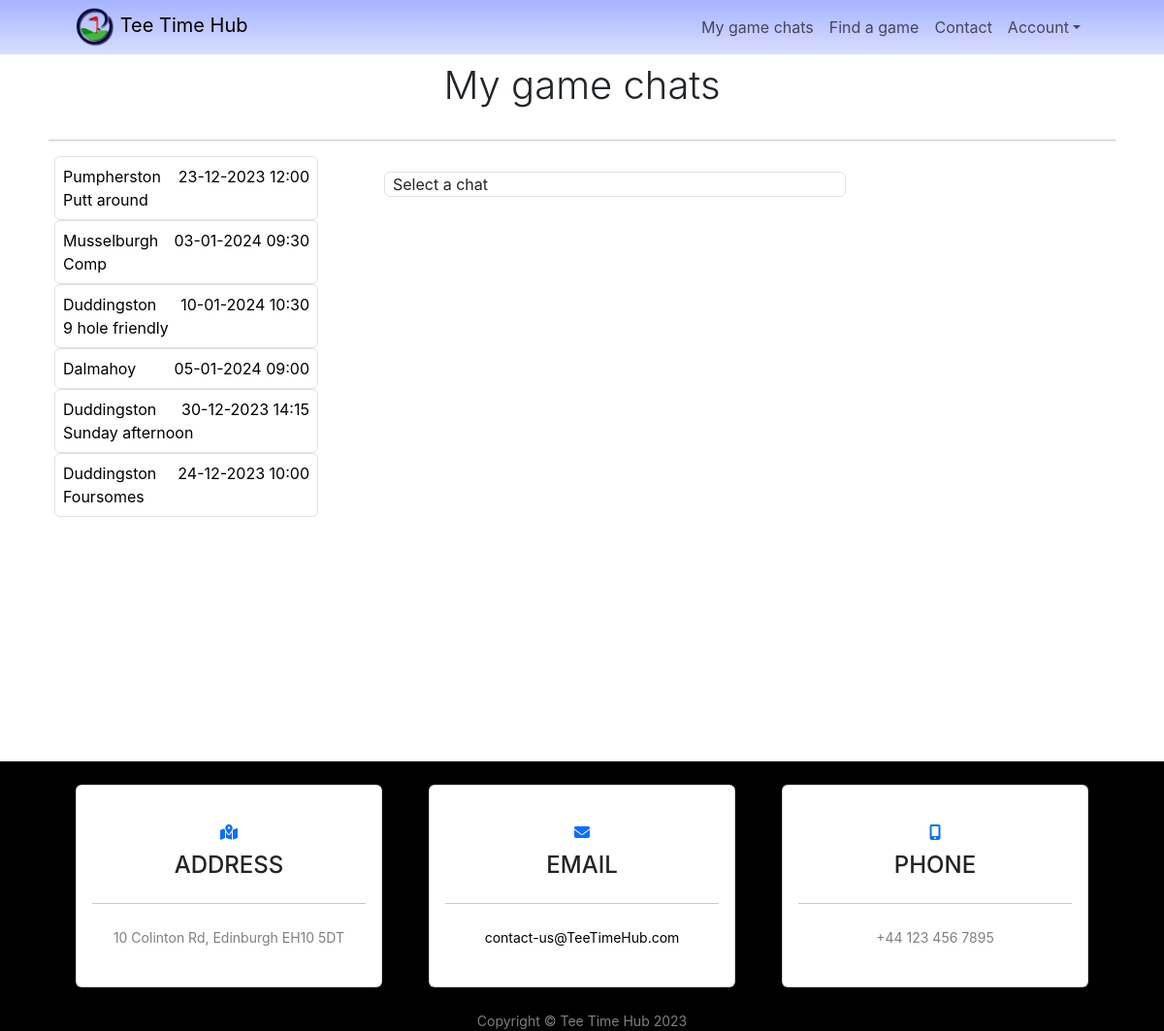
The page /my_game_chats (signed in) on the database its author committed.
### models.py (models this page shows, shortened)
class Club(db.Model):
    club_id = db.Column(db.Integer, primary_key=True, autoincrement=True)
    club_name = db.Column(db.String(255), unique=True, nullable=False)
    club_url = db.Column(db.String(255), nullable=False)
    club_address = db.Column(db.String(255))
    club_postcode = db.Column(db.String(8), nullable=False)
    club_phone_number = db.Column(db.String(20))
    approved = db.Column(db.Boolean, default=False, nullable=False)
    subscriptions = db.relationship('User_subscription', backref='club', cascade='all, delete, delete-orphan')
    events = db.relationship('Event', backref='club', cascade='none')

class Chat(db.Model):
    chat_index = db.Column(db.Integer, primary_key=True, autoincrement=True)
    user_id = db.Column(db.Integer, db.ForeignKey('user.user_id'), nullable=False)
    event_id = db.Column(db.Integer, db.ForeignKey('event.event_id'), nullable=False)
    active = db.Column(db.Boolean, default=True, nullable=False)
    messages = db.relationship('Message', backref='chat', cascade='all, delete-orphan')
    event = db.relationship('Event', back_populates='chat', uselist=False, cascade='all, delete-orphan', single_parent=True)
    __table_args__ = (UniqueConstraint('user_id', 'event_id'),)

class Event(db.Model):
    event_id = db.Column(db.Integer, primary_key=True, autoincrement=True)
    user_id_creator = db.Column(db.Integer, db.ForeignKey('user.user_id'), nullable=False)
    club_id = db.Column(db.Integer, db.ForeignKey('club.club_id'))
    event_name = db.Column(db.String(100))
    event_description = db.Column(db.String(500))
    planned_datetime = db.Column(db.DateTime, nullable=False)  # must be provided as date object
    max_capacity = db.Column(db.Integer, nullable=False)
    min_hc = db.Column(db.String(5))
    max_hc = db.Column(db.String(5))
    current_participants = db.Column(db.Integer, nullable=False)
    tee_time_booked = db.Column(db.Boolean, nullable=False)
    event_open = db.Column(db.Boolean, nullable=False)
    chat = db.relationship('Chat', back_populates='event')

### assignment.py (the view, shortened to what this page needs)
@app.route('/my_game_chats', methods=['GET', 'POST'])
@login_required
def my_game_chats():
    if request.method == 'GET':
        event_id = request.args.get('load_chat')
        if event_id:
            event_id = int(event_id)
        home_link_url = '/home'
        users_chats = Chat.query.filter_by(user_id=current_user.user_id).all()
        users_in_chats = {}
        club_info = {}
        for chat in users_chats:
            for message in chat.messages:
                user_id = message.user_id
                user_username = User.query.get(user_id).username
                users_in_chats[user_id] = user_username
            club = Club.query.filter_by(club_id=chat.event.club_id).first()
            club_info[chat.event.club_id] = club.club_name
        try:
            return render_template('my_game_chats.html', user=current_user, home_link_url=home_link_url, load_chat=event_id, users_chats=users_chats, chat_users=users_in_chats, club_info=club_info), 200
        except Exception as e:
            print(f"Error rendering template: {e}")
            app.logger.error("Error rendering game chats route, error: " + str(e))
            return jsonify({"success": False, "message": "Something went wrong, please try again later."}), 500

### assignment.py (called while the page is built)
@login_manager.user_loader
def load_user(user_id):
    return db.session.query(User).get(int(user_id))

### templates/my_game_chats.html (shortened to what this page needs)
{% extends "home.html" %}
{% block content %}
    <header class="header text-center">
            <h1 class="display-6">My game chats</h1>
    </header>
    <section class="game_chat game_content">
        <hr class="col-11 mx-auto">
        <div class="row">
            <div class="col-12 col-sm-4 p-sm-0 p-4 game_chat_list">
                <div class="d-flex flex-wrap justify-content-center">
                {% for chat in users_chats %}
                    <a onclick='disconnectAndNavigate("{{ chat.event_id }}")' class="chat-box link col-10 col-sm-8 mx-auto mx-sm-0 my-0 p-2 border rounded text-start " >
                        <div class="d-flex justify-content-between">
                            <div>
                                {{ club_info[chat.event.club_id] }}
                            </div>
                            <div>
                                {{ chat.event.planned_datetime.strftime('%d-%m-%Y %H:%M') }}
                            </div>
                        </div>
                        {% if chat.event.event_name %}
                        <div>
                            {{ chat.event.event_name }}
                        </div>
                        {% endif %}
                    </a>
                {% endfor %}
                </div>
            </div>
            <div class="col-12 col-sm-7 p-sm-0 p-4 message-window">
                <div class="messages">
                    {% if load_chat %}
                    {% for chat in users_chats %}
                    {% if chat.event_id == load_chat %}
                    {% for message in chat.messages %}
                    {% if message.user_id == user.user_id %}
                    <div class='d-flex flex-wrap justify-content-end my-3'>
                    {% else %}
                    <div class='d-flex flex-wrap justify-content-start'>
                        <div class="author col-10 col-sm-8 d-flex flex-wrap justify-content-start px-1">{{ chat_users[message.user_id] }}</div>
                    {% endif %}
                        <div class="message-box border rounded col-10 col-sm-8 d-flex flex-column">
                            <div class="px-2 d-flex flex-wrap justify-content-start">{{ message.message }}</div>
                            <div class="px-2 d-flex justify-content-end timestamp">{{ message.timestamp.strftime('%d-%m-%Y %H:%M') }}</div>
                        </div>
                    </div>
                    {% endfor %}
                    {% endif %}
                    {% endfor %}
                </div>
                <form id="new_message_form" method="POST" class="col-12 p-sm-0 p-4 my-4 d-flex align-items-center">
                    <div class="input-group">
                        <input type="text" class="form-control" id="new_message_input" name="new_message_input" placeholder="Type a message">
                        <input type="hidden" id="chat_id" name="chat_id" value="{{ load_chat }}">
                        <button id="submit_message" class="btn btn-primary"><i class="fa-solid fa-arrow-right-from-bracket"></i></button>
                    </div>
                </form>
                    {% else %}
                    <div class="d-flex flex-wrap justify-content-start my-3">
                        <div class="chat-box border rounded col-10 col-sm-8 d-flex flex-column">
                            <div class="px-2 d-flex flex-wrap justify-content-start">Select a chat</div>
                        </div>
                    </div>
                </div>
                    {% endif %}
            </div>
        </div>
    </section>
    <br />
{% endblock %}

### templates/home.html (shortened to what this page needs)
{% extends "base.html" %}
{% block nav_items %}
    <li class="nav-item ">
        <a class="nav-link" href="{{ url_for('my_game_chats') }}">My game chats</a>
    </li>
    <li class="nav-item">
        <a class="nav-link" href="{{ url_for('find_game') }}">Find a game</a>
    </li>
    <li class="nav-item"><a class="nav-link" href="#contact" onclick="toggleNavbarCollapse()">Contact</a></li>
    <li class="nav-item dropdown">
        <a class="nav-link dropdown-toggle" href="#dropdown" role="button" data-bs-toggle="dropdown" aria-expanded="false">Account</a>
    </li>
{% endblock %}

### templates/base.html (shortened to what this page needs)
<!DOCTYPE html>
<html lang="en">
  <head>
    <link
      rel="stylesheet"
      href="{{ url_for('static', filename='css/bootstrap/bootstrap.min.css') }}"/>
    <link rel="stylesheet" href="{{ url_for('static', filename='fonts/google_fonts/varela.css') }}"/>
    <link rel="stylesheet" href="{{ url_for('static', filename='fonts/google_fonts/nunito.css') }}">
    <link rel="stylesheet" href="{{ url_for('static', filename='css/main.css') }}"/>
  </head>
  <body id="page-top">
    <nav class="navbar navbar-expand-lg navbar-light fixed-top" id="mainnav">
      <div class="container px-4 px-lg-5" id="navbar">
        <a class="navbar-brand" {% block home_link %} href="{{ home_link_url }}" {% endblock %}><img class="logo" src="{{ url_for('static', filename='img/logo.png') }}" alt="Your Alt Text">  Tee Time Hub</a>
        <div class="collapse navbar-collapse" id="navbarResponsive">
          <ul class="navbar-nav ms-auto">
            {% block nav_items %}{% endblock %}
          </ul>
        </div>
      </div>
    </nav>
    {% block content %}{% endblock %}
     <section class="contact-section bg-black pt-4" id="contact">
      <div class="container px-4 px-lg-5">
          <div class="row gx-4 gx-lg-5">
              <div class="col-md-4 mb-3 mb-md-0">
                  <div class="card py-4 h-100">
                      <div class="card-body text-center">
                          <i class="fas fa-map-marked-alt text-primary mb-2"></i>
                          <h4 class="text-uppercase m-0">Address</h4>
                          <hr class="my-4 mx-auto" />
                          <div class="small text-black-50">10 Colinton Rd, Edinburgh EH10 5DT</div>
                      </div>
                  </div>
              </div>
              <div class="col-md-4 mb-3 mb-md-0">
                  <div class="card py-4 h-100">
                      <div class="card-body text-center">
                          <i class="fas fa-envelope text-primary mb-2"></i>
                          <h4 class="text-uppercase m-0">Email</h4>
                          <hr class="my-4 mx-auto" />
                          <div class="small text-black-50"><a href="#!">contact-us@TeeTimeHub.com</a></div>
                      </div>
                  </div>
              </div>
              <div class="col-md-4 mb-3 mb-md-0">
                  <div class="card py-4 h-100">
                      <div class="card-body text-center">
                          <i class="fas fa-mobile-alt text-primary mb-2"></i>
                          <h4 class="text-uppercase m-0">Phone</h4>
                          <hr class="my-4 mx-auto" />
                          <div class="small text-black-50">+44 123 456 7895</div>
                      </div>
                  </div>
              </div>
          </div>
          <div class="social d-flex justify-content-center">
              <a class="mx-2" href="#!"><i class="fab fa-twitter"></i></a>
              <a class="mx-2" href="#!"><i class="fab fa-facebook-f"></i></a>
              <a class="mx-2" href="#!"><i class="fab fa-github"></i></a>
          </div>
      </div>
  </section>
  <footer class="footer bg-black small text-center text-white-50"><div class="container px-4 px-lg-5">Copyright &copy; Tee Time Hub 2023</div></footer>
  </body>
</html>

### static/css/main.css (style rules this page uses)
.header { position: relative; width: 100%; height: auto; padding: 4rem 0 0.5rem; }
#mainnav { background: linear-gradient(180deg, #a6b3ff, #d8defe); }
.navbar-brand { height: 5vh; padding: 0; }
.navbar-brand img { height: 100%; object-fit: contain; }
.game_content { min-height: 70vh; }
.game_chat_list, .messages { height: 64vh; overflow-y: hidden; }
.message-window { height: 75vh; position: relative; }
body { font-family: Nunito, -apple-system, BlinkMacSystemFont, Segoe UI, Roboto, Helvetica Neue, Arial, sans-serif, Apple; overflow-x: hidden; }
a { text-decoration: none; color: black; }

### rows shown on the page
Chat: event.planned_datetime "23-12-2023 12:00", event.event_name "Putt around"
Club: club_name "Pumpherston"
Chat: event.planned_datetime "03-01-2024 09:30", event.event_name "Comp"
Club: club_name "Musselburgh"
Chat: event.planned_datetime "10-01-2024 10:30", event.event_name "9 hole friendly"
Club: club_name "Duddingston"
Chat: event.planned_datetime "05-01-2024 09:00"
Club: club_name "Dalmahoy"
Chat: event.planned_datetime "30-12-2023 14:15", event.event_name "Sunday afternoon"
Chat: event.planned_datetime "24-12-2023 10:00", event.event_name "Foursomes"
